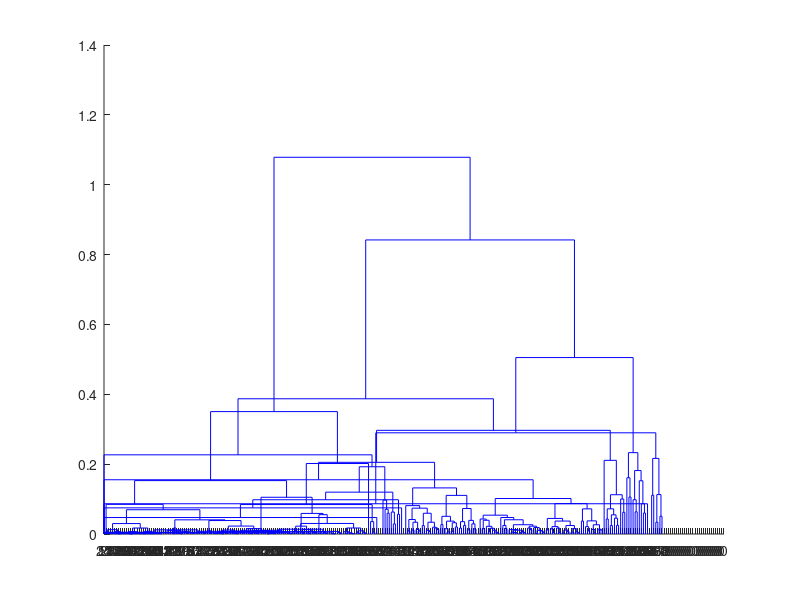

This chart was generated by the following MATLAB code: (Note: this script raises an error after producing the figure.)
%% Compute each latent state's PDF according to how many epochs were manually 
% labeled as Wakefulness, NREM, REM. This can be visualized with an RGB color shade.

load obsKeys.mat
load uniqueStates.mat

% computing the probability of each latent state to belong to each of the 3 sleep stages
latentStates = length(uniqueStates);
stageMat = zeros(latentStates,3);

for l=1:latentStates
    idx = find(obsKeys(:,1) == l);
    statePopulation = length(idx);
    
    length_wake = length(find(obsKeys(idx,4)==1));
    length_nrem = length(find(obsKeys(idx,4)==2));
    length_rem = length(find(obsKeys(idx,4)==3));
    
    stageMat(l,1) = length_wake;
    stageMat(l,2) = length_nrem;
    stageMat(l,3) = length_rem;
end

[status, msg, msgID] = mkdir('StageDistribution');
cd StageDistribution

save StageDistributionMat.mat stageMat

%% Plotting the heatmap to visualize latent state stage distribution
cdata = zeros(size(stageMat));
cdata = stageMat./sum(stageMat,2);

% Method re-organizing a matrix according to linkage.
aux_linkage = linkage(cdata,'average','euclidean');
[H,T,outperm] = dendrogram(aux_linkage,0);

heatmap({'WAKE','NREM','REM'},outperm,cdata(outperm,:),'GridVisible','off');
colormap 'turbo'
ylabel('Latent States')
title('HeatMap')
saveas(gcf,'heatMap.png')

